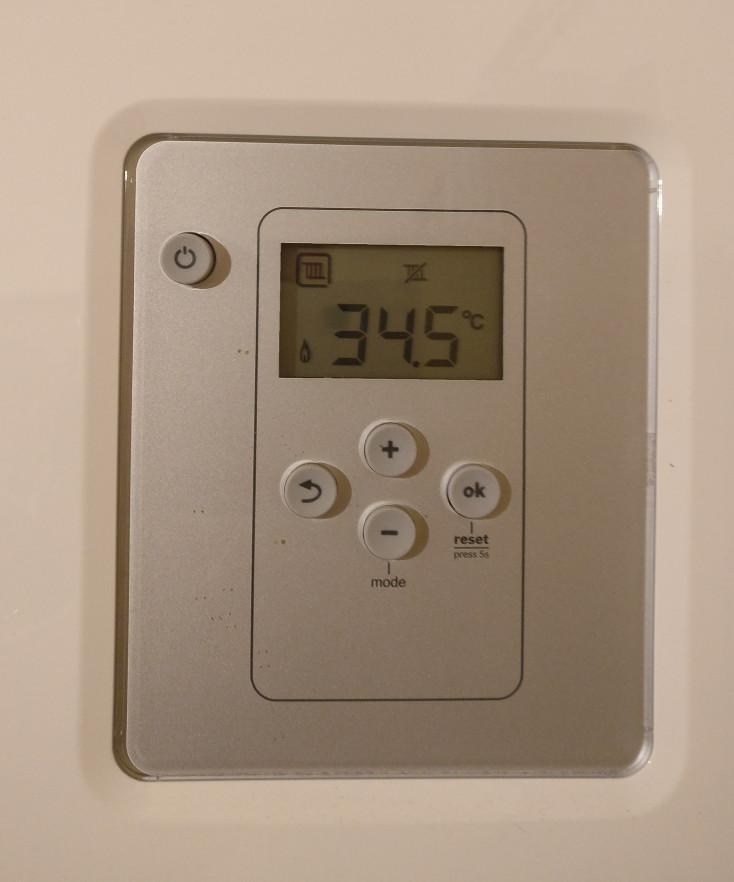
#> input picture python/OpenCV/img/example.jpg, 734 x 882 px
$ python histogram.py --image img/example.jpg
#> lines starting #> are read from the running program, lines starting #| are printed output that depends on the picture
# http://www.pyimagesearch.com/2014/01/22/clever-girl-a-guide-to-utilizing-color-histograms-for-computer-vision-and-image-search-engines/
# import the necessary packages
from matplotlib import pyplot as plt
import numpy as np
import argparse
import cv2

# construct the argument parser and parse the arguments
ap = argparse.ArgumentParser()
ap.add_argument("-i", "--image", required = True, help = "Path to the image")
args = vars(ap.parse_args())

# load the image and show it
image = cv2.imread(args["image"])
#> image is the input picture: shape (882, 734, 3); mean B, G, R 129, 147.5, 166.8
cv2.imshow("image", image)

# convert the image to grayscale and create a histogram
gray = cv2.cvtColor(image, cv2.COLOR_BGR2GRAY)
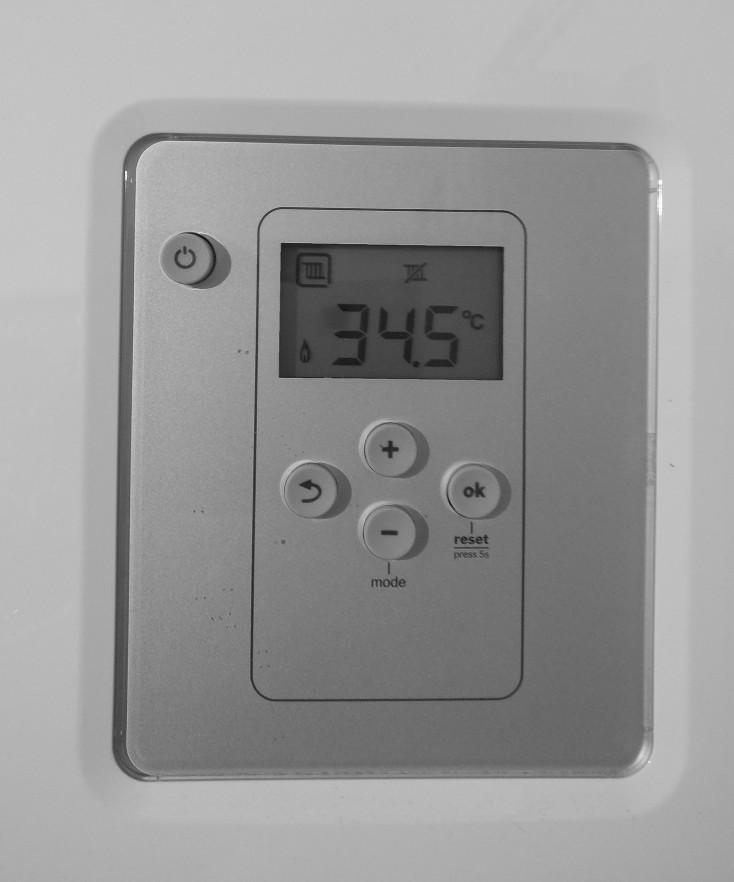
#> gray: shape (882, 734); min 9, max 253, mean 151.1
cv2.imshow("gray", gray)
hist = cv2.calcHist([gray], [0], None, [256], [0, 256])
#> hist = 256 values, max 17261 at index 190, min 0 at index 0, mean 2528.9
plt.figure()
plt.title("Grayscale Histogram")
plt.xlabel("Bins")
plt.ylabel("# of Pixels")
plt.plot(hist)
plt.xlim([0, 256])

# grab the image channels, initialize the tuple of colors,
# the figure and the flattened feature vector
chans = cv2.split(image)
colors = ("b", "g", "r")
plt.figure()
plt.title("'Flattened' Color Histogram")
plt.xlabel("Bins")
plt.ylabel("# of Pixels")
features = []

# loop over the image channels
for (chan, color) in zip(chans, colors):
	# create a histogram for the current channel and
	# concatenate the resulting histograms for each
	# channel
	hist = cv2.calcHist([chan], [0], None, [256], [0, 256])
	features.extend(hist)

	# plot the histogram
	plt.plot(hist, color = color)
	plt.xlim([0, 256])
#> this loop made 3 passes
#> color on passes 1 to 3: 'b', 'g', 'r'
#> after the loop, features = 768 items, first 6: [8], [1], [1], [2], [3], [2]

# here we are simply showing the dimensionality of the
# flattened color histogram 256 bins for each channel
# x 3 channels = 768 total values -- in practice, we would
# normally not use 256 bins for each channel, a choice
# between 32-96 bins are normally used, but this tends
# to be application dependent
print("flattened feature vector size: %d" % (np.array(features).flatten().shape))
#| flattened feature vector size: 768

# let's move on to 2D histograms -- I am reducing the
# number of bins in the histogram from 256 to 32 so we
# can better visualize the results
fig = plt.figure()

# plot a 2D color histogram for green and blue
ax = fig.add_subplot(131)
hist = cv2.calcHist([chans[1], chans[0]], [0, 1], None,
	[32, 32], [0, 256, 0, 256])
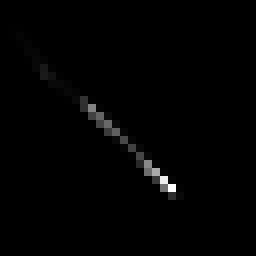
#> hist: shape (32, 32) float32 (shown 8 times larger); min 0, max 68834, mean 632.2; drawn with min black and max white
p = ax.imshow(hist, interpolation = "nearest")
ax.set_title("2D Color Histogram for Green and Blue")
plt.colorbar(p)

# plot a 2D color histogram for green and red
ax = fig.add_subplot(132)
hist = cv2.calcHist([chans[1], chans[2]], [0, 1], None,
	[32, 32], [0, 256, 0, 256])
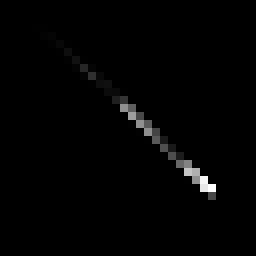
#> hist: shape (32, 32) float32 (shown 8 times larger); min 0, max 52466, mean 632.2; drawn with min black and max white
p = ax.imshow(hist, interpolation = "nearest")
ax.set_title("2D Color Histogram for Green and Red")
plt.colorbar(p)

# plot a 2D color histogram for blue and red
ax = fig.add_subplot(133)
hist = cv2.calcHist([chans[0], chans[2]], [0, 1], None,
	[32, 32], [0, 256, 0, 256])
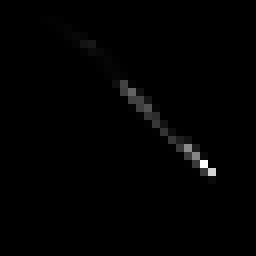
#> hist: shape (32, 32) float32 (shown 8 times larger); min 0, max 77214, mean 632.2; drawn with min black and max white
p = ax.imshow(hist, interpolation = "nearest")
ax.set_title("2D Color Histogram for Blue and Red")
plt.colorbar(p)

# finally, let's examine the dimensionality of one of
# the 2D histograms
print("2D histogram shape: %s, with %d values" % (
	hist.shape, hist.flatten().shape[0]))
#| 2D histogram shape: (32, 32), with 1024 values

# our 2D histogram could only take into account 2 out
# of the 3 channels in the image so now let's build a
# 3D color histogram (utilizing all channels) with 8 bins
# in each direction -- we can't plot the 3D histogram, but
# the theory is exactly like that of a 2D histogram, so
# we'll just show the shape of the histogram
hist = cv2.calcHist([image], [0, 1, 2],
	None, [8, 8, 8], [0, 256, 0, 256, 0, 256])
print("3D histogram shape: %s, with %d values" % (
	hist.shape, hist.flatten().shape[0]))
#| 3D histogram shape: (8, 8, 8), with 512 values
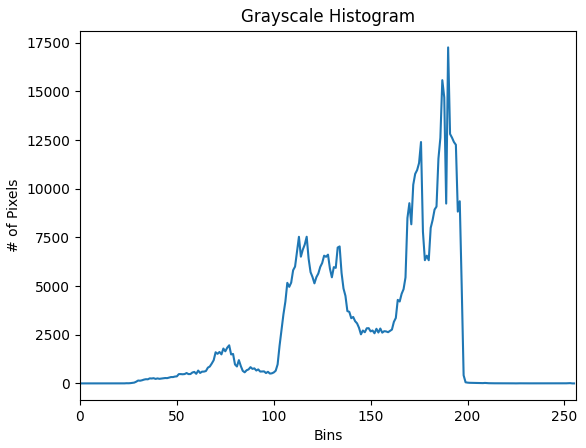
#> figure drawn by matplotlib, 1 panel; curve peaks at x = 190, y = 17261
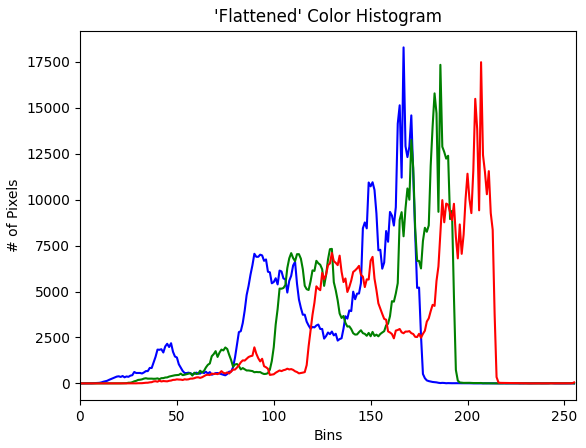
#> figure drawn by matplotlib, 1 panel; curve peaks at x = 167, y = 18284; curve peaks at x = 186, y = 17336; curve peaks at x = 207, y = 17479
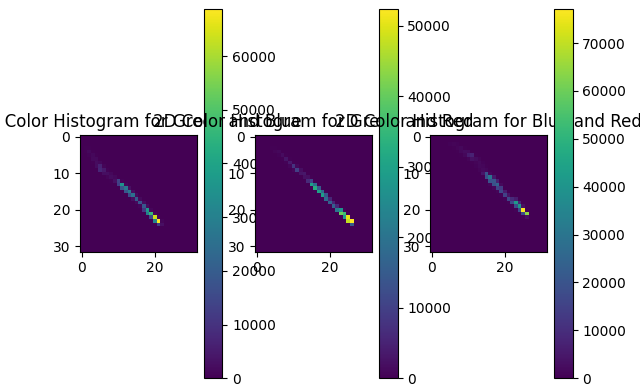
#> figure drawn by matplotlib, 6 panels
